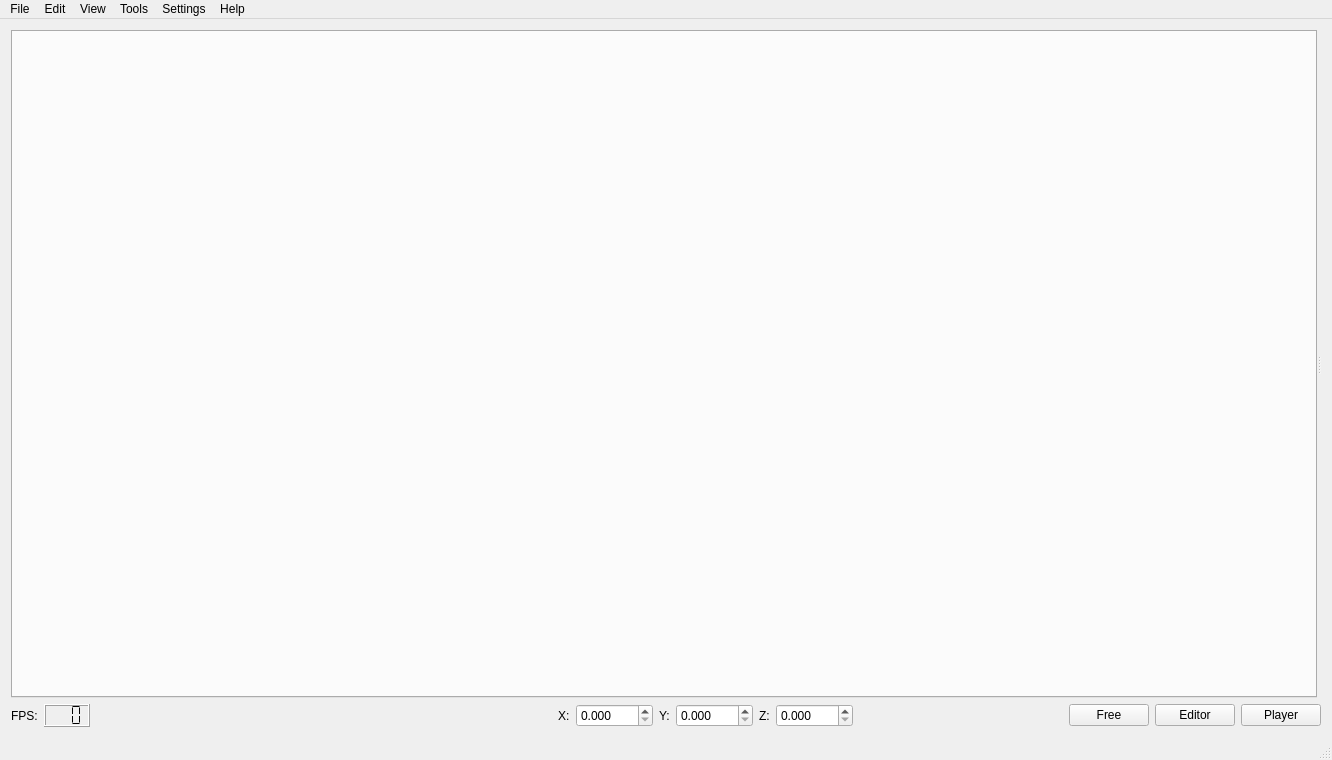
<?xml version="1.0" encoding="UTF-8"?>
<ui version="4.0">
 <class>Atlas</class>
 <widget class="QMainWindow" name="Atlas">
  <property name="geometry">
   <rect>
    <x>0</x>
    <y>0</y>
    <width>1332</width>
    <height>760</height>
   </rect>
  </property>
  <property name="windowTitle">
   <string>Atlas editor</string>
  </property>
  <widget class="QWidget" name="centralWidget">
   <layout class="QVBoxLayout" name="verticalLayout">
    <item>
     <widget class="QSplitter" name="splitter">
      <property name="sizePolicy">
       <sizepolicy hsizetype="Expanding" vsizetype="Expanding">
        <horstretch>0</horstretch>
        <verstretch>0</verstretch>
       </sizepolicy>
      </property>
      <property name="orientation">
       <enum>Qt::Horizontal</enum>
      </property>
      <widget class="QTabWidget" name="toolTab">
       <property name="sizePolicy">
        <sizepolicy hsizetype="Minimum" vsizetype="Minimum">
         <horstretch>0</horstretch>
         <verstretch>0</verstretch>
        </sizepolicy>
       </property>
       <property name="currentIndex">
        <number>-1</number>
       </property>
       <property name="movable">
        <bool>false</bool>
       </property>
      </widget>
      <widget class="QStackedWidget" name="screen">
       <property name="sizePolicy">
        <sizepolicy hsizetype="Expanding" vsizetype="Expanding">
         <horstretch>0</horstretch>
         <verstretch>0</verstretch>
        </sizepolicy>
       </property>
       <property name="currentIndex">
        <number>-1</number>
       </property>
      </widget>
     </widget>
    </item>
    <item>
     <layout class="QHBoxLayout" name="horizontalLayout_3">
      <property name="sizeConstraint">
       <enum>QLayout::SetMinimumSize</enum>
      </property>
      <item>
       <widget class="QLabel" name="label_6">
        <property name="text">
         <string>FPS:</string>
        </property>
       </widget>
      </item>
      <item>
       <widget class="QLCDNumber" name="fps_counter">
        <property name="digitCount">
         <number>3</number>
        </property>
        <property name="segmentStyle">
         <enum>QLCDNumber::Flat</enum>
        </property>
       </widget>
      </item>
      <item>
       <spacer name="horizontalSpacer_2">
        <property name="orientation">
         <enum>Qt::Horizontal</enum>
        </property>
        <property name="sizeHint" stdset="0">
         <size>
          <width>40</width>
          <height>20</height>
         </size>
        </property>
       </spacer>
      </item>
      <item>
       <widget class="QLabel" name="label_7">
        <property name="text">
         <string>X:</string>
        </property>
       </widget>
      </item>
      <item>
       <widget class="QDoubleSpinBox" name="position_x">
        <property name="decimals">
         <number>3</number>
        </property>
        <property name="maximum">
         <double>9999.989999999999782</double>
        </property>
       </widget>
      </item>
      <item>
       <widget class="QLabel" name="label_8">
        <property name="text">
         <string>Y:</string>
        </property>
       </widget>
      </item>
      <item>
       <widget class="QDoubleSpinBox" name="position_y">
        <property name="decimals">
         <number>3</number>
        </property>
        <property name="maximum">
         <double>9999.989999999999782</double>
        </property>
       </widget>
      </item>
      <item>
       <widget class="QLabel" name="label_9">
        <property name="text">
         <string>Z:</string>
        </property>
       </widget>
      </item>
      <item>
       <widget class="QDoubleSpinBox" name="position_z">
        <property name="decimals">
         <number>3</number>
        </property>
        <property name="maximum">
         <double>9999.989999999999782</double>
        </property>
       </widget>
      </item>
      <item>
       <layout class="QHBoxLayout" name="horizontalLayout">
        <item>
         <spacer name="horizontalSpacer">
          <property name="orientation">
           <enum>Qt::Horizontal</enum>
          </property>
          <property name="sizeHint" stdset="0">
           <size>
            <width>40</width>
            <height>20</height>
           </size>
          </property>
         </spacer>
        </item>
        <item>
         <widget class="QPushButton" name="view_free">
          <property name="text">
           <string>Free</string>
          </property>
          <property name="checkable">
           <bool>false</bool>
          </property>
          <property name="checked">
           <bool>false</bool>
          </property>
          <property name="autoRepeat">
           <bool>false</bool>
          </property>
          <property name="autoExclusive">
           <bool>true</bool>
          </property>
         </widget>
        </item>
        <item>
         <widget class="QPushButton" name="view_editor">
          <property name="text">
           <string>Editor</string>
          </property>
          <property name="checkable">
           <bool>false</bool>
          </property>
          <property name="autoExclusive">
           <bool>true</bool>
          </property>
         </widget>
        </item>
        <item>
         <widget class="QPushButton" name="view_player">
          <property name="text">
           <string>Player</string>
          </property>
          <property name="checkable">
           <bool>false</bool>
          </property>
          <property name="autoExclusive">
           <bool>true</bool>
          </property>
         </widget>
        </item>
       </layout>
      </item>
     </layout>
    </item>
   </layout>
  </widget>
  <widget class="QMenuBar" name="menuBar">
   <property name="geometry">
    <rect>
     <x>0</x>
     <y>0</y>
     <width>1332</width>
     <height>23</height>
    </rect>
   </property>
   <widget class="QMenu" name="menuFile">
    <property name="title">
     <string>File</string>
    </property>
    <addaction name="actionNew_Project"/>
    <addaction name="actionOpen_Project"/>
    <addaction name="actionRecent_Projects"/>
    <addaction name="actionSave_All"/>
    <addaction name="actionClose_Project"/>
    <addaction name="separator"/>
    <addaction name="actionQuit"/>
   </widget>
   <widget class="QMenu" name="menuView">
    <property name="title">
     <string>View</string>
    </property>
    <addaction name="separator"/>
    <addaction name="actionFullscreen"/>
    <addaction name="separator"/>
    <addaction name="actionWireframe"/>
    <addaction name="actionShadow"/>
    <addaction name="actionLight"/>
   </widget>
   <widget class="QMenu" name="menuTools">
    <property name="title">
     <string>Tools</string>
    </property>
    <addaction name="separator"/>
   </widget>
   <widget class="QMenu" name="menuHelp">
    <property name="title">
     <string>Help</string>
    </property>
    <addaction name="actionHelp"/>
    <addaction name="actionQbout"/>
   </widget>
   <widget class="QMenu" name="menuEdit">
    <property name="title">
     <string>Edit</string>
    </property>
    <addaction name="actionSun"/>
    <addaction name="separator"/>
    <addaction name="actionUndo"/>
    <addaction name="actionRedo"/>
    <addaction name="separator"/>
   </widget>
   <widget class="QMenu" name="menuSettings">
    <property name="title">
     <string>Settings</string>
    </property>
    <addaction name="actionShow_Fullscreen"/>
    <addaction name="separator"/>
    <addaction name="actionConfigure"/>
    <addaction name="actionAssets"/>
   </widget>
   <addaction name="menuFile"/>
   <addaction name="menuEdit"/>
   <addaction name="menuView"/>
   <addaction name="menuTools"/>
   <addaction name="menuSettings"/>
   <addaction name="menuHelp"/>
  </widget>
  <widget class="QStatusBar" name="statusBar">
   <property name="enabled">
    <bool>false</bool>
   </property>
   <property name="sizeGripEnabled">
    <bool>true</bool>
   </property>
  </widget>
  <action name="actionNew_Project">
   <property name="text">
    <string>New Project</string>
   </property>
  </action>
  <action name="actionSave_All">
   <property name="text">
    <string>Save All</string>
   </property>
  </action>
  <action name="actionLoad_Object">
   <property name="text">
    <string>Load Object</string>
   </property>
  </action>
  <action name="actionPlayer">
   <property name="checkable">
    <bool>true</bool>
   </property>
   <property name="text">
    <string>Player</string>
   </property>
  </action>
  <action name="actionEditor">
   <property name="checkable">
    <bool>true</bool>
   </property>
   <property name="checked">
    <bool>true</bool>
   </property>
   <property name="text">
    <string>Editor</string>
   </property>
  </action>
  <action name="actionEracer">
   <property name="text">
    <string>Eracer</string>
   </property>
  </action>
  <action name="actionBrush">
   <property name="text">
    <string>Brush</string>
   </property>
  </action>
  <action name="actionOpen_Project">
   <property name="text">
    <string>Open Project</string>
   </property>
  </action>
  <action name="actionExport">
   <property name="text">
    <string>Export</string>
   </property>
  </action>
  <action name="actionTextures">
   <property name="text">
    <string>Textures</string>
   </property>
  </action>
  <action name="actionHelp">
   <property name="text">
    <string>Help</string>
   </property>
  </action>
  <action name="actionFill_Ground">
   <property name="text">
    <string>Fill Ground</string>
   </property>
  </action>
  <action name="actionUndo">
   <property name="text">
    <string>Undo</string>
   </property>
  </action>
  <action name="actionProcedural">
   <property name="text">
    <string>Procedural</string>
   </property>
  </action>
  <action name="actionQuit">
   <property name="text">
    <string>Quit</string>
   </property>
  </action>
  <action name="actionNew_Mesh">
   <property name="text">
    <string>New Mesh</string>
   </property>
  </action>
  <action name="actionRecent_Projects">
   <property name="text">
    <string>Recent Projects</string>
   </property>
  </action>
  <action name="actionClose_Project">
   <property name="text">
    <string>Close Project</string>
   </property>
  </action>
  <action name="actionWireframe">
   <property name="checkable">
    <bool>true</bool>
   </property>
   <property name="text">
    <string>Wireframe</string>
   </property>
  </action>
  <action name="actionShadow">
   <property name="checkable">
    <bool>true</bool>
   </property>
   <property name="checked">
    <bool>true</bool>
   </property>
   <property name="text">
    <string>Shadow</string>
   </property>
  </action>
  <action name="actionLight">
   <property name="checkable">
    <bool>true</bool>
   </property>
   <property name="checked">
    <bool>true</bool>
   </property>
   <property name="text">
    <string>Light</string>
   </property>
  </action>
  <action name="actionRedo">
   <property name="text">
    <string>Redo</string>
   </property>
  </action>
  <action name="actionQbout">
   <property name="text">
    <string>About</string>
   </property>
  </action>
  <action name="actionFullscreen">
   <property name="checkable">
    <bool>true</bool>
   </property>
   <property name="text">
    <string>Fullscreen</string>
   </property>
  </action>
  <action name="actionSun">
   <property name="enabled">
    <bool>false</bool>
   </property>
   <property name="text">
    <string>Sun</string>
   </property>
  </action>
  <action name="actionShow_Fullscreen">
   <property name="text">
    <string>Show Fullscreen</string>
   </property>
  </action>
  <action name="actionConfigure">
   <property name="text">
    <string>Options</string>
   </property>
  </action>
  <action name="actionAssets">
   <property name="text">
    <string>Assets</string>
   </property>
  </action>
 </widget>
 <layoutdefault spacing="6" margin="11"/>
 <resources/>
 <connections/>
</ui>
